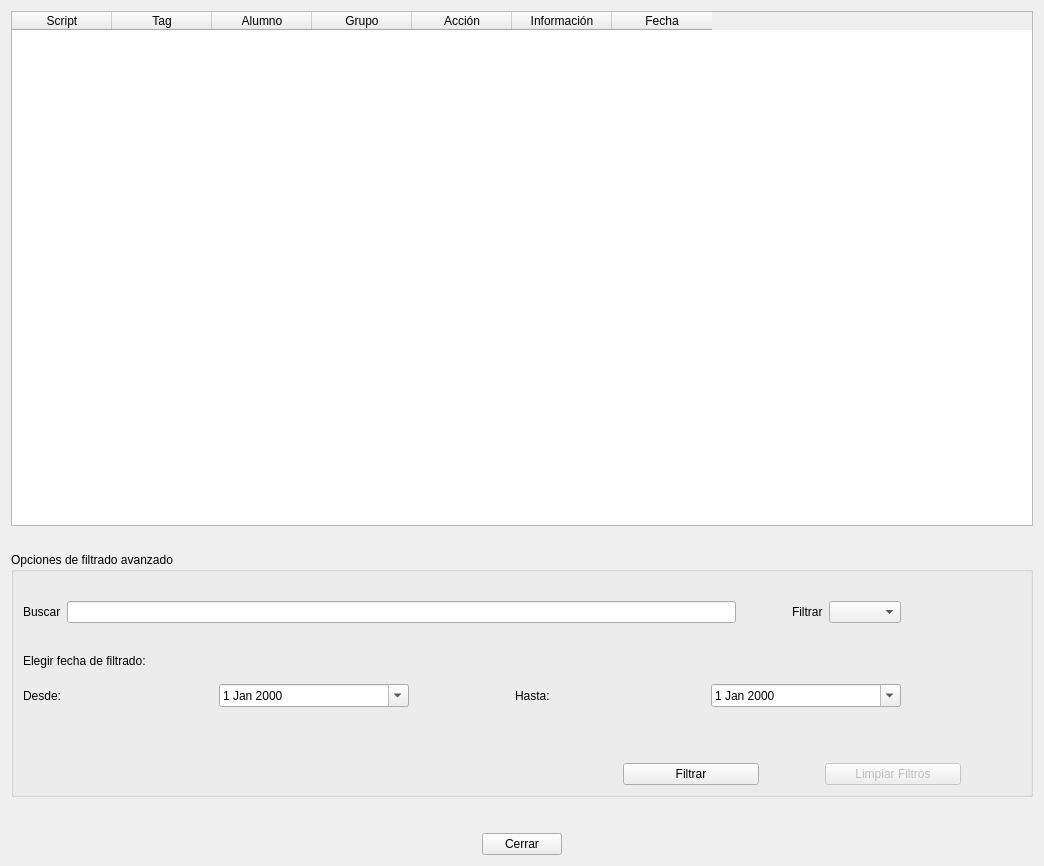
<?xml version="1.0" encoding="UTF-8"?>
<ui version="4.0">
 <class>Form</class>
 <widget class="QWidget" name="Form">
  <property name="enabled">
   <bool>true</bool>
  </property>
  <property name="geometry">
   <rect>
    <x>0</x>
    <y>0</y>
    <width>1044</width>
    <height>866</height>
   </rect>
  </property>
  <property name="windowTitle">
   <string>Historial</string>
  </property>
  <layout class="QVBoxLayout" name="verticalLayout_2">
   <item>
    <widget class="QTableWidget" name="tHistorial">
     <property name="whatsThis">
      <string>En ésta tabla se muestran todos los cambios que han sufrito los alumnos de cada grupo dependiendo de las decisiones que haya seleccionado el usuario actual Cada columna representa una serie de datos para que el usuario pueda saber qué acciones ha realizado exáctamente y el porqué de cada cambio. La tabla tiene los siguientes elementos:

-&gt; Script: Indica el script utilizado. Si está en blanco es porque ha sido usado un Tag en su lugar.
-&gt; Tag: Indica el tag utilizado. Si está en blanc es porque ha sido usado un Script en su lugar.
-&gt; Alumno: El nombre y apellidos del alumno afectado por el Script/Tag utilizados.
-&gt; Grupo: El grupo por el cual pertenece el alumno.
-&gt; Acción: La acción realizada. Puede ser añadir un Script/Tag, o eliminar.
-&gt; Información: Muestra un texto que razona el porqué de la acción realizada.
-&gt; Fecha: La fecha que registra la acción que se ha realizado.</string>
     </property>
     <column>
      <property name="text">
       <string>Script</string>
      </property>
      <property name="icon">
       <iconset>
        <normaloff>plasma-next-icons/Breeze/actions/toolbar/irc-operator.svg</normaloff>plasma-next-icons/Breeze/actions/toolbar/irc-operator.svg</iconset>
      </property>
     </column>
     <column>
      <property name="text">
       <string>Tag</string>
      </property>
      <property name="icon">
       <iconset>
        <normaloff>plasma-next-icons/Breeze/actions/toolbar/get-hot-new-stuff.svg</normaloff>plasma-next-icons/Breeze/actions/toolbar/get-hot-new-stuff.svg</iconset>
      </property>
     </column>
     <column>
      <property name="text">
       <string>Alumno</string>
      </property>
      <property name="icon">
       <iconset>
        <normaloff>plasma-next-icons/Breeze/actions/toolbar/im-user.svg</normaloff>plasma-next-icons/Breeze/actions/toolbar/im-user.svg</iconset>
      </property>
     </column>
     <column>
      <property name="text">
       <string>Grupo</string>
      </property>
      <property name="icon">
       <iconset>
        <normaloff>plasma-next-icons/Breeze/actions/toolbar/user-group-new.svg</normaloff>plasma-next-icons/Breeze/actions/toolbar/user-group-new.svg</iconset>
      </property>
     </column>
     <column>
      <property name="text">
       <string>Acción</string>
      </property>
      <property name="icon">
       <iconset>
        <normaloff>plasma-next-icons/Breeze/actions/toolbar/checkbox.svg</normaloff>plasma-next-icons/Breeze/actions/toolbar/checkbox.svg</iconset>
      </property>
     </column>
     <column>
      <property name="text">
       <string>Información</string>
      </property>
      <property name="icon">
       <iconset>
        <normaloff>plasma-next-icons/Breeze/actions/toolbar/documentinfo.svg</normaloff>plasma-next-icons/Breeze/actions/toolbar/documentinfo.svg</iconset>
      </property>
     </column>
     <column>
      <property name="text">
       <string>Fecha</string>
      </property>
      <property name="icon">
       <iconset>
        <normaloff>plasma-next-icons/Breeze/actions/toolbar/view-calendar-day.svg</normaloff>plasma-next-icons/Breeze/actions/toolbar/view-calendar-day.svg</iconset>
      </property>
     </column>
    </widget>
   </item>
   <item>
    <spacer name="verticalSpacer">
     <property name="orientation">
      <enum>Qt::Vertical</enum>
     </property>
     <property name="sizeType">
      <enum>QSizePolicy::Fixed</enum>
     </property>
     <property name="sizeHint" stdset="0">
      <size>
       <width>20</width>
       <height>20</height>
      </size>
     </property>
    </spacer>
   </item>
   <item>
    <widget class="QGroupBox" name="groupBox">
     <property name="font">
      <font>
       <underline>false</underline>
      </font>
     </property>
     <property name="title">
      <string>Opciones de filtrado avanzado</string>
     </property>
     <layout class="QVBoxLayout" name="verticalLayout">
      <item>
       <spacer name="verticalSpacer_4">
        <property name="orientation">
         <enum>Qt::Vertical</enum>
        </property>
        <property name="sizeType">
         <enum>QSizePolicy::Fixed</enum>
        </property>
        <property name="sizeHint" stdset="0">
         <size>
          <width>20</width>
          <height>20</height>
         </size>
        </property>
       </spacer>
      </item>
      <item>
       <layout class="QHBoxLayout" name="horizontalLayout_2">
        <item>
         <widget class="QLabel" name="label">
          <property name="text">
           <string>Buscar</string>
          </property>
         </widget>
        </item>
        <item>
         <widget class="QLineEdit" name="lBuscar">
          <property name="toolTip">
           <string>Introdce un texto de búsqueda.</string>
          </property>
          <property name="whatsThis">
           <string>En éste campo se introduce las palabas claves que conforman el criterior de búsqueda a realizar. Es imperativo seleccionar en el desplegable continuo qué tipo de criterior se quiere aplicar</string>
          </property>
          <property name="maxLength">
           <number>200</number>
          </property>
          <property name="clearButtonEnabled">
           <bool>true</bool>
          </property>
         </widget>
        </item>
        <item>
         <spacer name="horizontalSpacer_3">
          <property name="orientation">
           <enum>Qt::Horizontal</enum>
          </property>
          <property name="sizeType">
           <enum>QSizePolicy::Fixed</enum>
          </property>
          <property name="sizeHint" stdset="0">
           <size>
            <width>50</width>
            <height>20</height>
           </size>
          </property>
         </spacer>
        </item>
        <item>
         <widget class="QLabel" name="label_2">
          <property name="text">
           <string>Filtrar</string>
          </property>
         </widget>
        </item>
        <item>
         <widget class="QComboBox" name="cTipoFiltro">
          <property name="toolTip">
           <string>Selecciona un filtro determinado.</string>
          </property>
         </widget>
        </item>
        <item>
         <spacer name="horizontalSpacer_5">
          <property name="orientation">
           <enum>Qt::Horizontal</enum>
          </property>
          <property name="sizeType">
           <enum>QSizePolicy::Fixed</enum>
          </property>
          <property name="sizeHint" stdset="0">
           <size>
            <width>120</width>
            <height>20</height>
           </size>
          </property>
         </spacer>
        </item>
       </layout>
      </item>
      <item>
       <spacer name="verticalSpacer_3">
        <property name="orientation">
         <enum>Qt::Vertical</enum>
        </property>
        <property name="sizeType">
         <enum>QSizePolicy::Fixed</enum>
        </property>
        <property name="sizeHint" stdset="0">
         <size>
          <width>20</width>
          <height>25</height>
         </size>
        </property>
       </spacer>
      </item>
      <item>
       <widget class="QLabel" name="label_5">
        <property name="text">
         <string>Elegir fecha de filtrado:</string>
        </property>
       </widget>
      </item>
      <item>
       <spacer name="verticalSpacer_5">
        <property name="orientation">
         <enum>Qt::Vertical</enum>
        </property>
        <property name="sizeType">
         <enum>QSizePolicy::Fixed</enum>
        </property>
        <property name="sizeHint" stdset="0">
         <size>
          <width>20</width>
          <height>10</height>
         </size>
        </property>
       </spacer>
      </item>
      <item>
       <layout class="QHBoxLayout" name="horizontalLayout_3">
        <item>
         <widget class="QLabel" name="label_3">
          <property name="text">
           <string>Desde:</string>
          </property>
         </widget>
        </item>
        <item>
         <widget class="QDateEdit" name="dateInicio">
          <property name="toolTip">
           <string>Fecha de inicio de la consulta</string>
          </property>
          <property name="whatsThis">
           <string>Selecciona una fecha de inicio para iniciar la consulta. Por defecto obtendrá la fecha actual del sistema.

Al pulsar sobre el desplegable se obtendrá un calendario que simplicifará el proceso para elegir la fecha. También se puede introducir la fecha de manera manual.</string>
          </property>
          <property name="calendarPopup">
           <bool>true</bool>
          </property>
         </widget>
        </item>
        <item>
         <spacer name="horizontalSpacer_4">
          <property name="orientation">
           <enum>Qt::Horizontal</enum>
          </property>
          <property name="sizeType">
           <enum>QSizePolicy::Fixed</enum>
          </property>
          <property name="sizeHint" stdset="0">
           <size>
            <width>100</width>
            <height>20</height>
           </size>
          </property>
         </spacer>
        </item>
        <item>
         <widget class="QLabel" name="label_4">
          <property name="text">
           <string>Hasta:</string>
          </property>
         </widget>
        </item>
        <item>
         <widget class="QDateEdit" name="dateFin">
          <property name="toolTip">
           <string>Fecha de fin de la consulta</string>
          </property>
          <property name="whatsThis">
           <string>Selecciona una fecha de fin para iniciar la consulta. Por defecto obtendrá la fecha actual del sistema.

Al pulsar sobre el desplegable se obtendrá un calendario que simplicifará el proceso para elegir la fecha. También se puede introducir la fecha de manera manual.</string>
          </property>
          <property name="calendarPopup">
           <bool>true</bool>
          </property>
         </widget>
        </item>
        <item>
         <spacer name="horizontalSpacer_9">
          <property name="orientation">
           <enum>Qt::Horizontal</enum>
          </property>
          <property name="sizeType">
           <enum>QSizePolicy::Fixed</enum>
          </property>
          <property name="sizeHint" stdset="0">
           <size>
            <width>120</width>
            <height>20</height>
           </size>
          </property>
         </spacer>
        </item>
       </layout>
      </item>
      <item>
       <spacer name="verticalSpacer_6">
        <property name="orientation">
         <enum>Qt::Vertical</enum>
        </property>
        <property name="sizeType">
         <enum>QSizePolicy::Fixed</enum>
        </property>
        <property name="sizeHint" stdset="0">
         <size>
          <width>20</width>
          <height>50</height>
         </size>
        </property>
       </spacer>
      </item>
      <item>
       <layout class="QHBoxLayout" name="horizontalLayout_4">
        <item>
         <spacer name="horizontalSpacer_6">
          <property name="orientation">
           <enum>Qt::Horizontal</enum>
          </property>
          <property name="sizeType">
           <enum>QSizePolicy::Fixed</enum>
          </property>
          <property name="sizeHint" stdset="0">
           <size>
            <width>600</width>
            <height>20</height>
           </size>
          </property>
         </spacer>
        </item>
        <item>
         <widget class="QPushButton" name="bFiltrar">
          <property name="toolTip">
           <string>Filtrar los parámetros deseados.</string>
          </property>
          <property name="whatsThis">
           <string>Permite aplicar todos los filtros seleccionados por el usuario. Al pulsar éste botón el sistema actualizará la tabla superior mostrando únicamente aquellos resultados que  coincidan con los criterios de búsqueda que haya seleccionado.</string>
          </property>
          <property name="text">
           <string>Filtrar</string>
          </property>
          <property name="icon">
           <iconset>
            <normaloff>plasma-next-icons/Breeze/actions/toolbar/view-filter.svg</normaloff>plasma-next-icons/Breeze/actions/toolbar/view-filter.svg</iconset>
          </property>
         </widget>
        </item>
        <item>
         <spacer name="horizontalSpacer_8">
          <property name="orientation">
           <enum>Qt::Horizontal</enum>
          </property>
          <property name="sizeType">
           <enum>QSizePolicy::Fixed</enum>
          </property>
          <property name="sizeHint" stdset="0">
           <size>
            <width>60</width>
            <height>20</height>
           </size>
          </property>
         </spacer>
        </item>
        <item>
         <widget class="QPushButton" name="bLimpiarF">
          <property name="enabled">
           <bool>false</bool>
          </property>
          <property name="toolTip">
           <string>Limpiar todos los filtros aplicados</string>
          </property>
          <property name="whatsThis">
           <string>Limpia todos los campos de filtros que el usuario haya modificado y actualiza la tabla superior mostrando todas las entradas existentes.

Éste botón sólo se habilita si se detecta que existe un filtro aplicado.</string>
          </property>
          <property name="text">
           <string>Limpiar Filtros</string>
          </property>
          <property name="icon">
           <iconset>
            <normaloff>plasma-next-icons/Breeze/actions/toolbar/edit-undo.svg</normaloff>plasma-next-icons/Breeze/actions/toolbar/edit-undo.svg</iconset>
          </property>
         </widget>
        </item>
        <item>
         <spacer name="horizontalSpacer_7">
          <property name="orientation">
           <enum>Qt::Horizontal</enum>
          </property>
          <property name="sizeType">
           <enum>QSizePolicy::Fixed</enum>
          </property>
          <property name="sizeHint" stdset="0">
           <size>
            <width>60</width>
            <height>20</height>
           </size>
          </property>
         </spacer>
        </item>
       </layout>
      </item>
     </layout>
    </widget>
   </item>
   <item>
    <spacer name="verticalSpacer_2">
     <property name="orientation">
      <enum>Qt::Vertical</enum>
     </property>
     <property name="sizeType">
      <enum>QSizePolicy::Fixed</enum>
     </property>
     <property name="sizeHint" stdset="0">
      <size>
       <width>20</width>
       <height>30</height>
      </size>
     </property>
    </spacer>
   </item>
   <item>
    <layout class="QHBoxLayout" name="horizontalLayout">
     <item>
      <spacer name="horizontalSpacer">
       <property name="orientation">
        <enum>Qt::Horizontal</enum>
       </property>
       <property name="sizeHint" stdset="0">
        <size>
         <width>40</width>
         <height>20</height>
        </size>
       </property>
      </spacer>
     </item>
     <item>
      <widget class="QPushButton" name="bCerrar">
       <property name="text">
        <string>Cerrar</string>
       </property>
       <property name="icon">
        <iconset>
         <normaloff>plasma-next-icons/Breeze/actions/toolbar/window-close.svg</normaloff>plasma-next-icons/Breeze/actions/toolbar/window-close.svg</iconset>
       </property>
      </widget>
     </item>
     <item>
      <spacer name="horizontalSpacer_2">
       <property name="orientation">
        <enum>Qt::Horizontal</enum>
       </property>
       <property name="sizeHint" stdset="0">
        <size>
         <width>40</width>
         <height>20</height>
        </size>
       </property>
      </spacer>
     </item>
    </layout>
   </item>
  </layout>
 </widget>
 <tabstops>
  <tabstop>lBuscar</tabstop>
  <tabstop>cTipoFiltro</tabstop>
  <tabstop>bFiltrar</tabstop>
  <tabstop>bLimpiarF</tabstop>
  <tabstop>bCerrar</tabstop>
  <tabstop>tHistorial</tabstop>
 </tabstops>
 <resources/>
 <connections/>
</ui>
